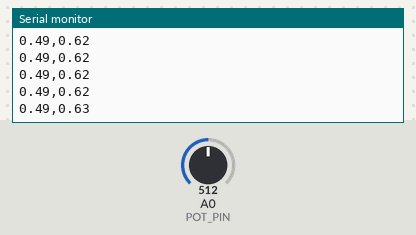
A sketch run on a simulated Arduino Uno, built with avr-gcc and run on an emulated ATmega328P. Shown: the last lines printed to the serial monitor. The inputs (shaded band) are chosen by the test bench; at power-on: A0 (POT_PIN) = 512.

Above: at 1.2 s.
1.3 s: A0 (POT_PIN) set to 716
At 2.1 s:
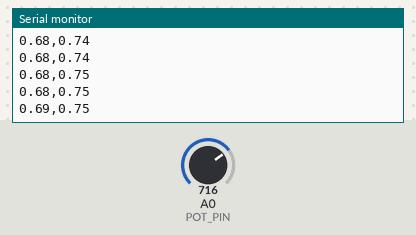
4.3 s: A0 (POT_PIN) set to 900
At 5.2 s:
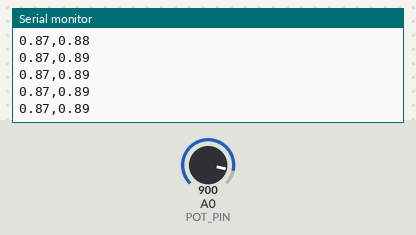
Timing chart, 0 to 7.3 s (numbered marks = the images above; inputs shaded):
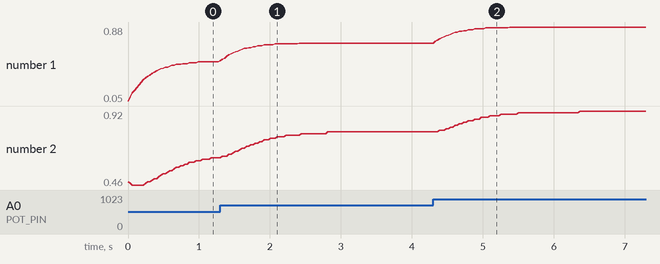

Measured:
- after the input at 1.3 s, the serial monitor: prints a new line at once (image 1)
- after the input at 4.3 s, the serial monitor: prints a new line at once (image 2)
- plotted number 1: 0.5 → 0.7 after the input at 1.3 s, 0.7 → 0.88 after the input at 4.3 s
- plotted number 2: 0.63 → 0.79 after the input at 1.3 s, 0.79 → 0.92 after the input at 4.3 s

The sketch:

wave_control.ino
```cpp
// 定義可調電阻的腳位
const int POT_PIN = A0;  // 可調電阻連接到 A0

// 用於平滑化讀數的變數
float potSmoothed = 0;
const float SMOOTH_FACTOR = 0.1;  // 平滑係數
float lastSpeed = 0.5;  // 用於速度的平滑變化

void setup() {
  // 初始化序列通訊，鮑率設為 9600
  Serial.begin(9600);
}

void loop() {
  // 讀取可調電阻值
  int potRaw = analogRead(POT_PIN);

  // 平滑化讀數
  potSmoothed = potSmoothed * (1 - SMOOTH_FACTOR) + (potRaw / 1023.0) * SMOOTH_FACTOR;

  // 計算波浪參數
  float value = potSmoothed;  // 用於控制波浪線的數量和振幅
  float targetSpeed = 0.3 + value * 0.7;  // 速度範圍 0.3-1.0
  lastSpeed = lastSpeed * 0.9 + targetSpeed * 0.1;  // 平滑化速度變化
    // 格式化數據：數值,速度
  Serial.print(value);
  Serial.print(",");
  Serial.println(lastSpeed);

  // 短暫延遲以防止數據過載，但保持較快的更新率
  delay(30);
}
```
